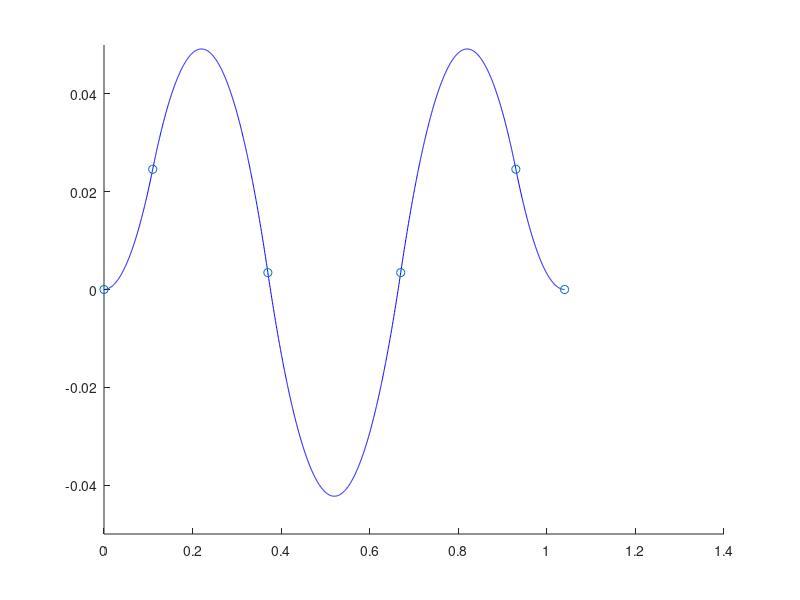

Write the MATLAB code that produced this figure.
% This script prepares sample trajectories for feedforward tuning
close all;
force_est = 5; %estimated force in Newtons
mass_sim = 1.23; % simulated mass in kg
s_rate = 2000; % sampling rate in Hz
s_period =  1/s_rate;

acc_est = force_est/mass_sim;

breaks = [0 0.11 0.37 0.67 0.93 1.04];
x = zeros(1,size(breaks,2)-1);
v = zeros(1,size(breaks,2)-1);
x(1) = 0;
v(1) = 0;
% a must have size(break,2)-1 elements
a = [acc_est -acc_est acc_est -acc_est acc_est]; 
if size(a,2) ~= size(breaks,2)-1
    fprintf('You must provide one acceleration value for each period! \n')
end

for i = 2:size(breaks,2)-1
    x(i) = 0.5*a(i-1)*(breaks(i)-breaks(i-1))^2 ...
        + v(i-1)*(breaks(i)-breaks(i-1)) ...
        + x(i-1);
    v(i) = a(i-1)*(breaks(i)-breaks(i-1)) ...
        + v(i-1);
end

coefs = [0.5*a v x];
pp = mkpp(breaks,coefs);

time_test = (0:s_period:breaks(end));
traj_test = ppval(pp,time_test);

figure(1)
hold on
plot(time_test,traj_test,'Color','blue')
scatter(breaks,ppval(pp,breaks))
% plot(time,vel,'Color','green')
% plot(time,acc,'Color','red')
 ylim([-0.05 0.05])
hold off